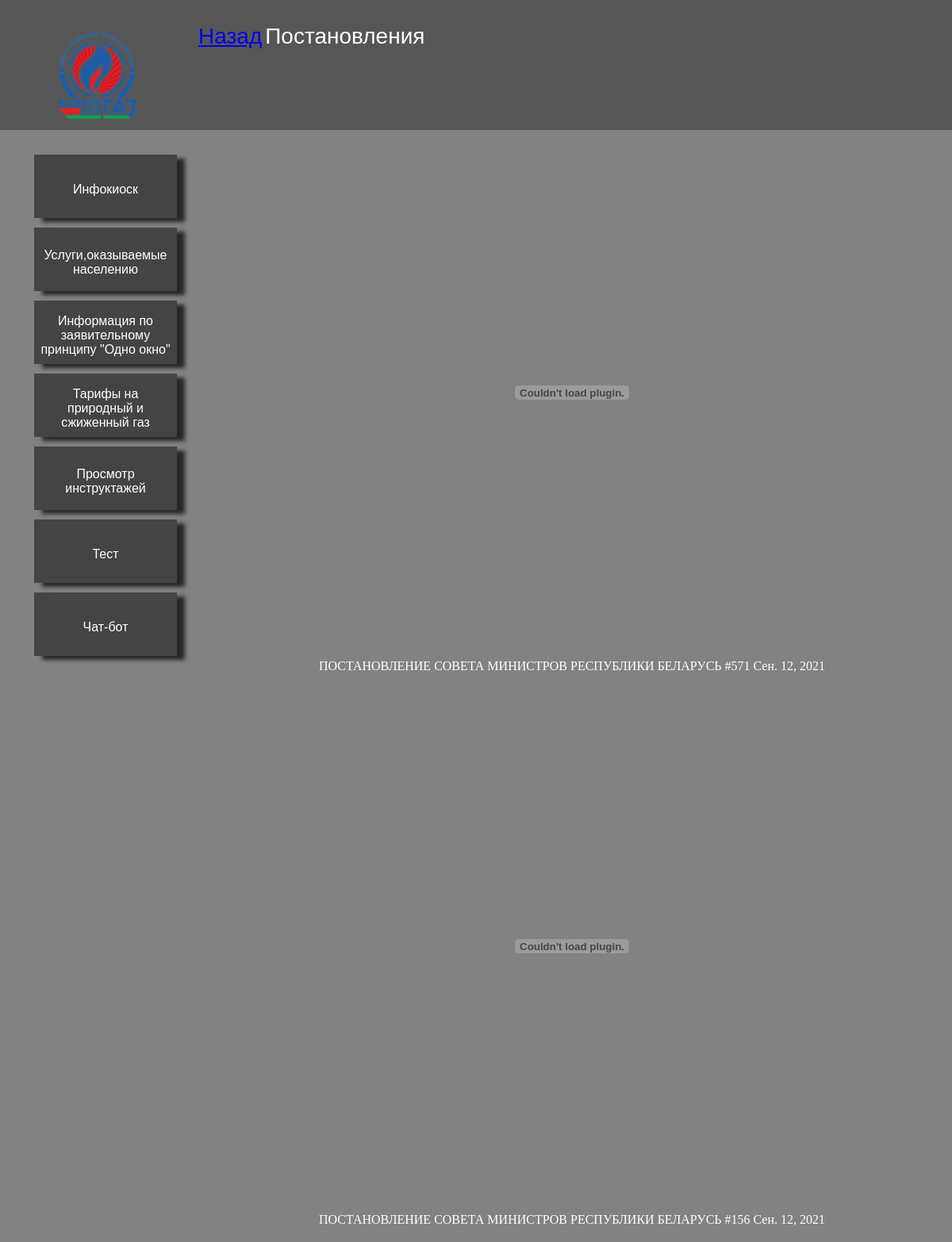
The app's page /onewindow/list_of_normative_documents/Ruling with its own data.
### main/models.py (models this page shows, shortened)
class Ruling(models.Model):
    title = models.CharField(max_length=150)
    Ruling_doc = models.FileField(upload_to='list_of_normative_documents/')
    times = models.DateField()

### main/views.py (the view)
# urls.py: path('onewindow/list_of_normative_documents/Ruling', views.Ruling_home, name='Ruling'),
def Ruling_home(request):
    data = Ruling.objects.all()
    return render(request,'main/list_of_normative_documents/Ruling.html', {'data': data})

### main/templates/main/list_of_normative_documents/Ruling.html (shortened to what this page needs)
{%extends 'main/Shell.html'%}
{%block topbar%}
<div class="topbar">
    <table>
        <tr>
            <td height="20vh"><a class="back" href="{%url 'list_of_normative_documents'%}">Назад</a></td>
            <td><a class="toptext">Постановления</a></td>
        </tr>
    </table>
</div>
{%endblock%}
{%block body%}
{%for el in data%}
<center>
        <div class="botton_color">
                <embed class="docs_view" src="{{ el.Ruling_doc.url }}">
                <p href="{{ el.Ruling}}" class="cool_text">{{ el.title }} {{el.times}}</p>
        </div>
</center>
{%endfor%}
{%endblock%}

### main/static/main/css/Shell.css (style rules this page uses)
.main { margin: 0; background: #828282; }
.back { height: 15vh; }
.topbar { height: 19vh; background-color: #565656; text-align: center; margin: 0; padding-top: 1.5vh; }
.toptext { color: #fff; font-family: Arial, Helvetica, sans-serif; font-size: 3.5vh; margin-left: auto; margin-right: auto; margin-top: 3vh; }
.docs_view { height: 80vh; width: 50vw; padding-top: 1vh; display: block; margin-left: auto; margin-right: auto; }
.cool_text { color: #fff; text-align: center; }

### records on screen
Ruling: title "ПОСТАНОВЛЕНИЕ СОВЕТА МИНИСТРОВ РЕСПУБЛИКИ БЕЛАРУСЬ #571", times "Сен. 12, 2021"
Ruling: title "ПОСТАНОВЛЕНИЕ СОВЕТА МИНИСТРОВ РЕСПУБЛИКИ БЕЛАРУСЬ #156", times "Сен. 12, 2021"
